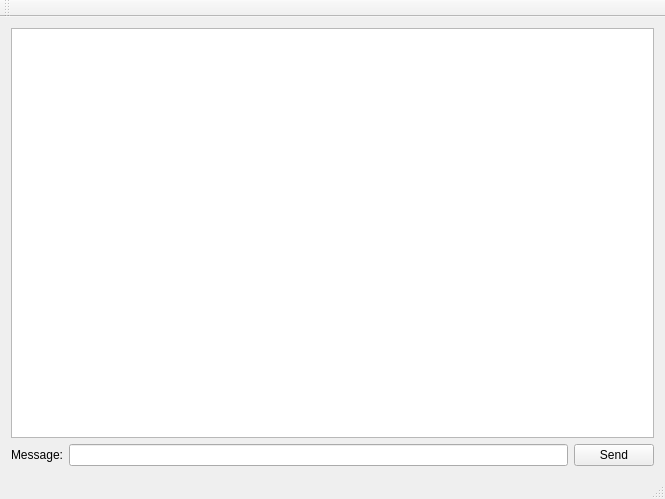
<?xml version="1.0" encoding="UTF-8"?>
<ui version="4.0">
 <class>ChatApplicationClass</class>
 <widget class="QMainWindow" name="ChatApplicationClass">
  <property name="geometry">
   <rect>
    <x>0</x>
    <y>0</y>
    <width>665</width>
    <height>499</height>
   </rect>
  </property>
  <property name="windowTitle">
   <string>ChatApplication</string>
  </property>
  <widget class="QWidget" name="centralWidget">
   <layout class="QVBoxLayout" name="verticalLayout">
    <item>
     <widget class="QListWidget" name="messagesListWidget"/>
    </item>
    <item>
     <layout class="QHBoxLayout" name="horizontalLayout">
      <item>
       <widget class="QLabel" name="messageLabel">
        <property name="text">
         <string>Message:</string>
        </property>
       </widget>
      </item>
      <item>
       <widget class="QLineEdit" name="newMessageLineEdit"/>
      </item>
      <item>
       <widget class="QPushButton" name="sendButton">
        <property name="text">
         <string>Send</string>
        </property>
       </widget>
      </item>
     </layout>
    </item>
   </layout>
  </widget>
  <widget class="QMenuBar" name="menuBar">
   <property name="geometry">
    <rect>
     <x>0</x>
     <y>0</y>
     <width>665</width>
     <height>31</height>
    </rect>
   </property>
  </widget>
  <widget class="QToolBar" name="mainToolBar">
   <attribute name="toolBarArea">
    <enum>TopToolBarArea</enum>
   </attribute>
   <attribute name="toolBarBreak">
    <bool>false</bool>
   </attribute>
  </widget>
  <widget class="QStatusBar" name="statusBar"/>
 </widget>
 <layoutdefault spacing="6" margin="11"/>
 <resources>
  <include location="ChatApplication.qrc"/>
 </resources>
 <connections/>
</ui>
